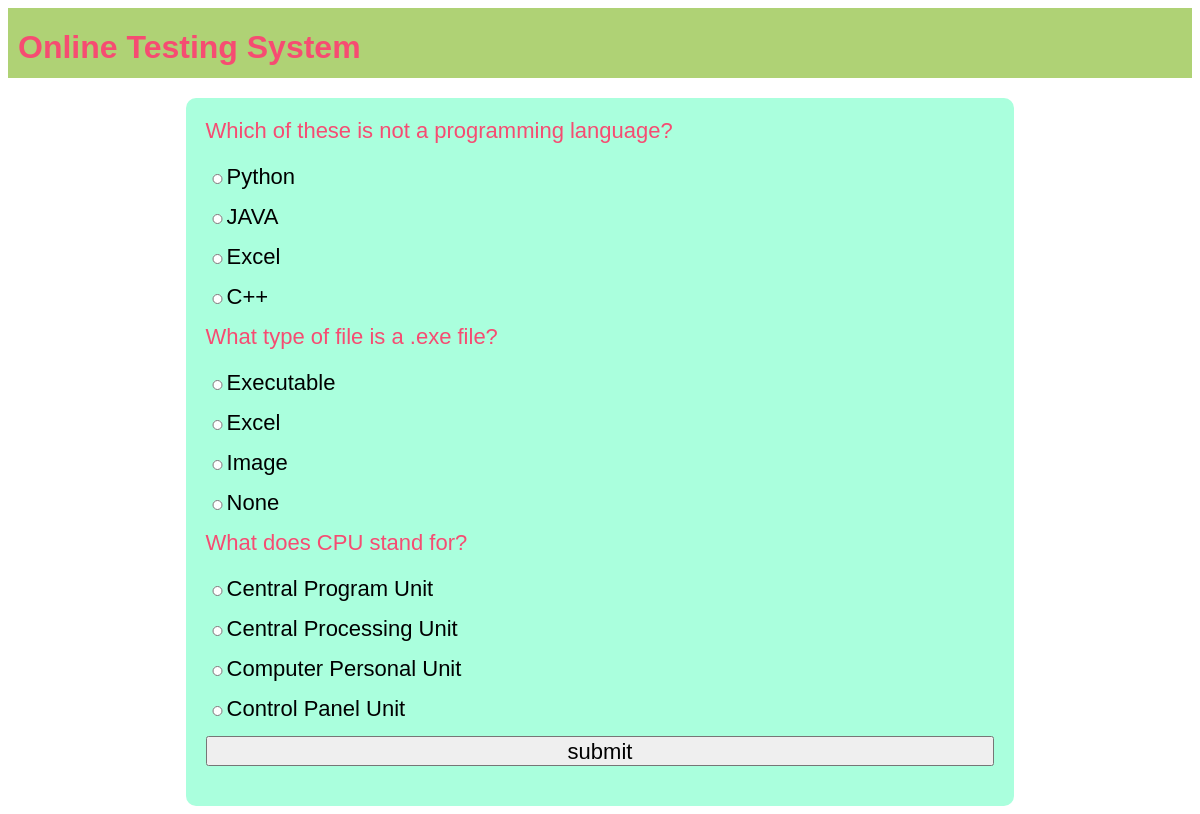
/Ots/test-paper?n=3, run on the app's committed database.
### Ots/models.py (models this page shows)
class Question(models.Model):
    qid=models.BigAutoField(primary_key=True,auto_created=True)
    que=models.TextField()  #bcs charfiled support only 255 character
    a=models.CharField(max_length=255)
    b=models.CharField(max_length=255)
    c=models.CharField(max_length=255)
    d=models.CharField(max_length=255)
    ans=models.CharField(max_length=255)

### Ots/views.py (the view)
# urls.py: path('test-paper',testPaper,name='testpaper'),
def testPaper(request):
    if 'name' not in request.session.keys():
        res=HttpResponseRedirect("login")
    n=int(request.GET['n'])
    question_pools=list(Question.objects.all())
    random.shuffle(question_pools)
    questions_list=question_pools[:n]
    context={'questions':questions_list}
    res=render(request,'testpaper.html',context)
    return res

### Ots/templates/testpaper.html (shortened to what this page needs)
{% extends 'main.html' %}
{%block content%}
    <form action="{% url 'Ots:calculateTest' %}" method="post">
        {% for question in questions %}
        <div class="question">
            {{question.que}}
        </div>
        <div class="option">
            <input type="radio" name="q{{question.qid}}" value="a">{{question.a}}
        </div>
        <div class="option">
            <input type="radio" name="q{{question.qid}}" value="b">{{question.b}}
        </div>
        <div class="option">
            <input type="radio" name="q{{question.qid}}" value="c">{{question.c}}
        </div>
        <div class="option">
            <input type="radio" name="q{{question.qid}}" value="d">{{question.d}}
        </div>
        {% endfor %}
        <div>
            <input type="submit" value="submit">
        </div>
    </form>
{%endblock content%}

### Ots/static/theme.css (style rules this page uses)
* { font-family: 'Gill Sans', 'Gill Sans MT', Calibri, 'Trebuchet MS', sans-serif; }

### Ots/static/formstyle.css (style rules this page uses)
form { box-sizing: border-box; padding: 20px; border-radius: 10px; background-color: #afd; display: table; width: 100%; }
input { display: block; width: 100%; margin-bottom: 20px; height: 30px; font-size: 22px; }
.question { color: #f64c72; font-size: 22px; margin-bottom: 20px; }
.option { font-size: 22px; }
.option input { display: inline; width: fit-content; height: 10px; }

### data on the page
Question: que "Which of these is not a programming language?", a "Python", b "JAVA", c "Excel", d "C++"
Question: que "What type of file is a .exe file?", a "Executable", b "Excel", c "Image", d "None"
Question: que "What does CPU stand for?", a "Central Program Unit", b "Central Processing Unit", c "Computer Personal Unit", d "Control Panel Unit"
